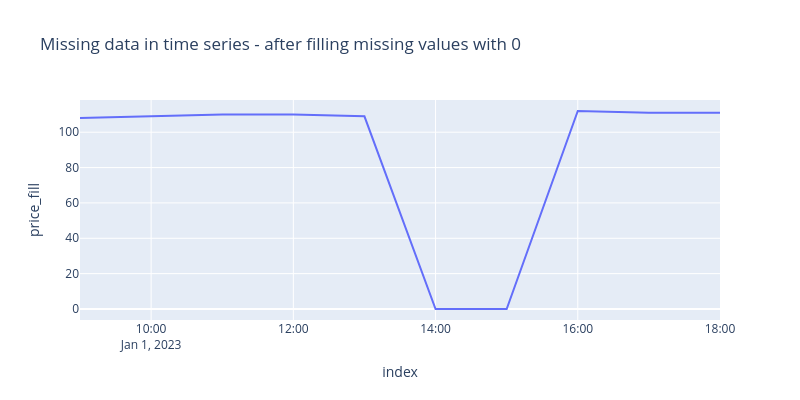

Source (notebook cell):
### Code cell
# fill missing values with 0 and plot again
df_plotly = df.reset_index()
df_plotly['price_fill'] = df_plotly['price'].fillna(0)
px.line(df_plotly, x='index', y='price_fill', title='Missing data in time series - after filling missing values with 0', width=800, height=400)

### Figure 1 — Plotly figure (JSON) as saved in the notebook; plotly's stock layout.template omitted (floating-point values rounded to 4 significant figures)
{"data": [{"hovertemplate": "index=%{x}<br>price_fill=%{y}<extra></extra>", "legendgroup": "", "line": {"color": "#636efa", "dash": "solid"}, "marker": {"symbol": "circle"}, "mode": "lines", "name": "", "orientation": "v", "showlegend": false, "type": "scatter", "x": ["2023-01-01T09:00:00.000000", "2023-01-01T10:00:00.000000", "2023-01-01T11:00:00.000000", "2023-01-01T12:00:00.000000", "2023-01-01T13:00:00.000000", "2023-01-01T14:00:00.000000", "2023-01-01T15:00:00.000000", "2023-01-01T16:00:00.000000", "2023-01-01T17:00:00.000000", "2023-01-01T18:00:00.000000"], "xaxis": "x", "y": [108.0, 109.0, 110.0, 110.0, 109.0, 0.0, 0.0, 112.0, 111.0, 111.0], "yaxis": "y"}], "layout": {"height": 400, "legend": {"tracegroupgap": 0}, "title": {"text": "Missing data in time series - after filling missing values with 0"}, "width": 800, "xaxis": {"anchor": "y", "domain": [0, 1], "title": {"text": "index"}}, "yaxis": {"anchor": "x", "domain": [0, 1], "title": {"text": "price_fill"}}}}
